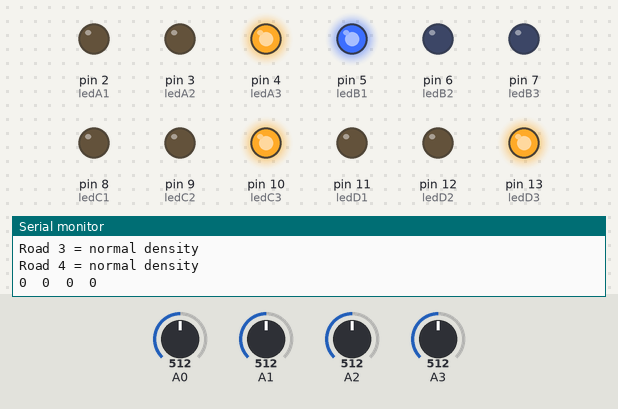
Bench run of a sketch on a simulated Arduino Uno, built with avr-gcc and run on an emulated ATmega328P. Parts: output pins drawn as LEDs (lit = HIGH), the last lines printed to the serial monitor. Inputs (shaded band) come from the test bench; at power-on: A3 = 512, A0 = 512, A1 = 512, A2 = 512.

Above: at 11.8 s.
11.9 s: A3 set to 411
At 22.6 s:
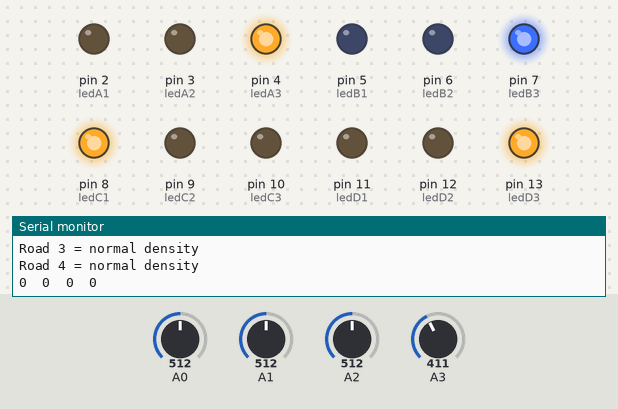
23.6 s: A3 set to 383
34.7 s: A0 set to 410
45.9 s: A0 set to 392
At 56.2 s:
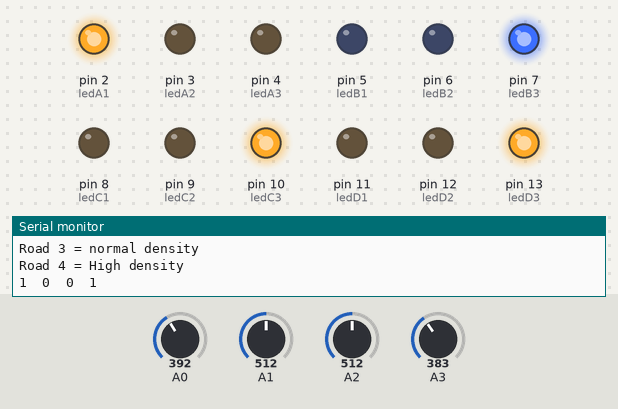
57.1 s: A0 set to 716
At 67.9 s:
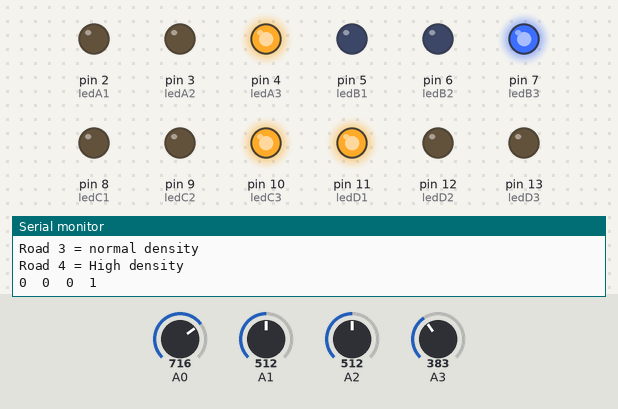
68.2 s: A0 set to 390
At 77.5 s:
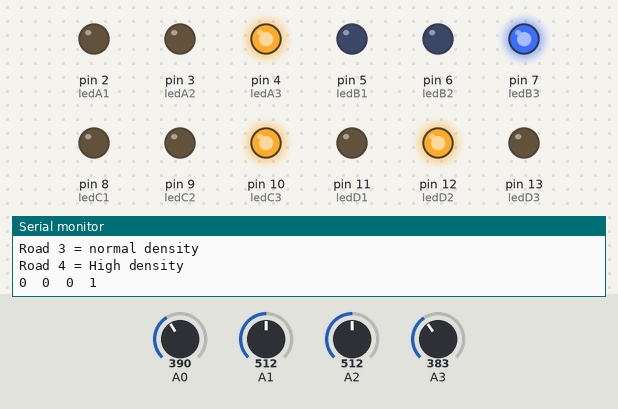
Timing chart, 0 to 79.4 s (numbered marks = the images above; inputs shaded):
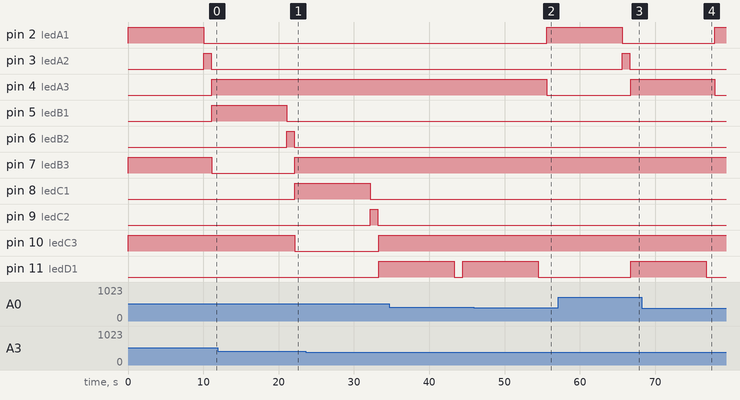

The sketch:

Densitytraffic.ino
```cpp
#define ledA1 2
#define ledA2 3
#define ledA3 4

#define ledB1 5
#define ledB2 6
#define ledB3 7

#define ledC1 8
#define ledC2 9
#define ledC3 10

#define ledD1 11
#define ledD2 12
#define ledD3 13

int a, b, c, d;

void setup() {

  Serial.begin(9600);

  pinMode(ledA1, OUTPUT);
  pinMode(ledA2, OUTPUT);
  pinMode(ledA3, OUTPUT);

  pinMode(ledB1, OUTPUT);
  pinMode(ledB2, OUTPUT);
  pinMode(ledB3, OUTPUT);

  pinMode(ledC1, OUTPUT);
  pinMode(ledC2, OUTPUT);
  pinMode(ledC3, OUTPUT);

  pinMode(ledD1, OUTPUT);
  pinMode(ledD2, OUTPUT);
  pinMode(ledD3, OUTPUT);
}

void loop() {

  readSensor();

  if (a == 1) {
    roadAopen();
  } else if (b == 1 && (a == 0)) {
    roadBopen();
    if ( a == 1) {
      roadAopen();
    }
  } else if (c == 1 && (b == 0 || a == 0)) {
    roadCopen();
    if (a == 1) {
      roadAopen();
    } else if (b == 1 && (a == 0)) {
      roadBopen();
    }
  } else if (d == 1 && (b == 0 || a == 0 || c == 0)) {
    roadDopen();
    if (b == 1) {
      roadBopen();
    } else if (b == 1 && (a == 0 )) {
      roadBopen();
    }
  }
  /////////////////////////////////////////////////////////////////////////////////////////////////////////
  else if ((a == 1) && (d == 1 || b == 1 || c == 1)) {
    roadAopen();
  } else if ((b == 1) && (d == 1 || c == 1) && (a == 0)) {
    roadBopen();
  } else if ((c == 1) && (d == 1) && (b == 0) && (a == 0)) {
    roadCopen();
  } else if ((d == 1) && (a == 0) && (b == 0) && (c == 0)) {
    roadDopen();
  }
  /////////////////////////////////////////////////////////////////////////////////////////////////////////
  else if ((a == 1) && (d == 0) && (b == 0) && (c == 0)) {
    roadAopen();
  } else if ((b == 1) && (d == 0) && (a == 0 ) && (c == 0)) {
    roadBopen();
  } else if((c == 1) && (d == 0) && (a == 0 ) && (b == 0)) {
    roadCopen();
  }
  else if ((d == 1) && (a == 0) && (b == 0) && (c == 0)) {
    roadDopen();
  }

  /////////////////////////////////////////////////////////////////////////////////////////////////////////
  else if (c == 0 && a == 0 && d == 0 && b == 0) {
    roadAopen();
    if (c == 0 && a == 0 && d == 0 && b == 0) {
      roadBopen();
    }
    if (a == 0 && b == 0 && c == 0 && d == 0) {
      roadCopen();
    }
    if (a == 0 && b == 0 && c == 0 && d == 0) {
      roadDopen();
    }
  }
}

void readSensor() {
  a = analogRead(A0);
  b = analogRead(A1);
  c = analogRead(A2);
  d = analogRead(A3);

   if (a < 400) Serial.print("\n Road 1 = High density\n");
  else Serial.print("\n Road 1 = normal density \n");
  if (a < 400) a =1;
  else a =0;
   if (b < 400) Serial.print("Road 2 = High density\n");
  else Serial.print("Road 2 = normal density \n");
  if (b < 400) b = 1;
  else b = 0;
   if (c < 400) Serial.print("Road 3 = High density\n");
  else Serial.print("Road 3 = normal density \n");
  if (c < 400) c = 1;
  else c = 0;
   if (d < 400) Serial.print("Road 4 = High density\n");
  else Serial.print("Road 4 = normal density \n");
  if (d < 400) d = 1;
  else d = 0;

  Serial.print(a);
  Serial.print("\t");
  Serial.print(b);
  Serial.print("\t");
  Serial.print(c);
  Serial.print("\t");
  Serial.print(d);
  Serial.print("\t");
}

void roadAopen() {
  digitalWrite(ledA3, LOW);

  digitalWrite(ledA1, HIGH);
  digitalWrite(ledB3, HIGH);
  digitalWrite(ledC3, HIGH);
  digitalWrite(ledD3, HIGH);
  delay(10000);
  digitalWrite(ledA1, LOW);
  digitalWrite(ledA2, HIGH);
  delay(1000);
  digitalWrite(ledA2, LOW);
  readSensor();
}

void roadBopen() {
  digitalWrite(ledB3, LOW);

  digitalWrite(ledA3, HIGH);
  digitalWrite(ledB1, HIGH);
  digitalWrite(ledC3, HIGH);
  digitalWrite(ledD3, HIGH);
  delay(10000);
  digitalWrite(ledB1, LOW);
  digitalWrite(ledB2, HIGH);
  delay(1000);
  digitalWrite(ledB2, LOW);
  readSensor();
}

void roadCopen() {
  digitalWrite(ledC3, LOW);

  digitalWrite(ledA3, HIGH);
  digitalWrite(ledB3, HIGH);
  digitalWrite(ledC1, HIGH);
  digitalWrite(ledD3, HIGH);
  delay(10000);
  digitalWrite(ledC1, LOW);
  digitalWrite(ledC2, HIGH);
  delay(1000);
  digitalWrite(ledC2, LOW);
  readSensor();
}

void roadDopen() {
  digitalWrite(ledD3, LOW);

  digitalWrite(ledA3, HIGH);
  digitalWrite(ledB3, HIGH);
  digitalWrite(ledC3, HIGH);
  digitalWrite(ledD1, HIGH);
  delay(10000);
  digitalWrite(ledD1, LOW);
  digitalWrite(ledD2, HIGH);
  delay(1000);
  digitalWrite(ledD2, LOW);
  readSensor();
}
```

Measured:
- the behaviour switches between 400 and 399 on A0 (found by bisection; images 1 and 2)
- after the input at 45.9 s, pin 2 (ledA1), pin 13 (ledD3): LOW → HIGH after 9.7 s; pin 4 (ledA3): HIGH → LOW after 9.7 s; pin 11 (ledD1): goes on until 54.5 s, then stays LOW
- after the input at 57.1 s, pin 2 (ledA1): goes on until 65.6 s, then stays LOW; pin 4 (ledA3), pin 11 (ledD1): LOW → HIGH after 9.7 s; pin 13 (ledD3): HIGH → LOW after 9.7 s
- after the input at 68.2 s, pin 2 (ledA1), pin 13 (ledD3): LOW → HIGH after 9.7 s; pin 4 (ledA3): HIGH → LOW after 9.7 s; pin 11 (ledD1): goes on until 76.8 s, then stays LOW
